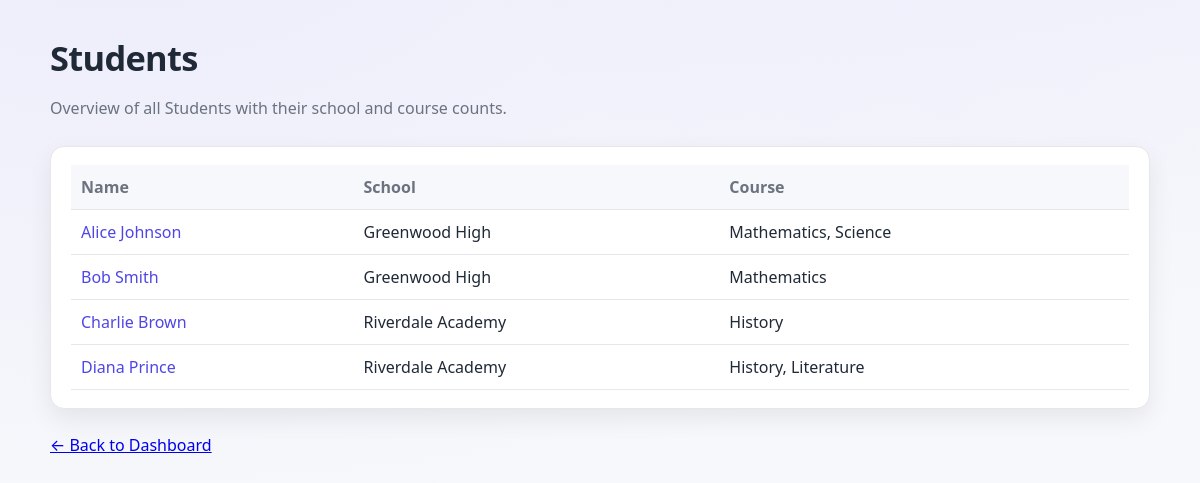
The page /students/ on the database its author committed.
### enrollment/models.py (models this page shows, shortened)
class Student(models.Model):
    student_name = models.CharField( max_length=100)
    email = models.EmailField()
    courses = models.ManyToManyField(Course, related_name="students")
    school = models.ForeignKey(
        School,
        on_delete=models.PROTECT,
        related_name='students'
        )
    slug = models.SlugField(unique=True, blank=True)

class School(models.Model):
    name = models.CharField( max_length=100)
    address = models.TextField()
    slug = models.SlugField(unique=True, blank=True)

class Course(models.Model):
    name = models.CharField(max_length=100)
    description = models.TextField(blank=True)
    school = models.ForeignKey(
        School,
        on_delete=models.PROTECT,
        related_name='courses'
        )
    slug = models.SlugField(unique=True, blank=True)

### enrollment/views.py (the view)
# urls.py: path('students/', views.students_list, name='students-list'),
def students_list(request):
    students = Student.objects.all().order_by('student_name')
    return render(request, 'enrollment/students_list.html', {'students': students})

### enrollment/templates/enrollment/students_list.html (shortened to what this page needs)
{% extends "enrollment/layout.html" %}
{% block content %}
<div class="container">
  <h1>Students</h1>
  <p class="subtitle">Overview of all Students with their school and course counts.</p>
  <div class="section">
    {% if students %}
      <table class="school-table">
        <thead>
          <tr>
            <th>Name</th>
            <th>School</th>
            <th>Course</th>
          </tr>
        </thead>
        <tbody>
          {% for student in students %}
            <tr>
              <td><a href="{% url 'student_detail' student.slug %}">{{ student.student_name }}</a></td>
              <td>{{ student.school.name }}</td>
              <td>
                {% for course in student.courses.all %}
                    {{ course.name }}{% if not forloop.last %}, {% endif %}
                {% empty %}
                 <span class="muted">No Courses</span>
                {% endfor %}
            </td>
            </tr>
          {% endfor %}
        </tbody>
      </table>
    {% else %}
      <p class="muted">No students found.</p>
    {% endif %}
  </div>
  <a class="btn" href="{% url 'dashboard' %}">← Back to Dashboard</a>
</div>
{% endblock %}

### enrollment/static/enrollment/style.css (style rules this page uses)
* { box-sizing: border-box; }
:root { --bg: #f7f8fb; --panel: #ffffff; --text: #1f2937; --muted: #6b7280; --brand: #4f46e5; --brand-2: #6366f1; --ring: rgba(79,70,229,.25); --border: #e5e7eb; --radius: 14px; --shadow: 0 10px 25px rgba(0,0,0,.07); }
html, body { height: 100%; }
body { margin: 0; font: 16px/1.5 system-ui, -apple-system, Segoe UI, Roboto, "Helvetica Neue", Arial, "Noto Sans", "Apple Color Emoji", "Segoe UI Emoji"; color: var(--text); background: radial-gradient(1200px 600px at 10% -10%, rgba(99,102,241,.08), transparent), radial-gradient(900px 500px at 110% -20%, rgba(99,102,241,.06), transparent), var(--bg); padding: 32px; }
.container { max-width: 1100px; margin: 0 auto; }
h1 { font-size: clamp(26px, 2.2vw + 8px, 36px); margin: 0 0 18px; letter-spacing: -0.02em; }
.subtitle { margin: -6px 0 26px; color: var(--muted); }
.section { background: var(--panel); border: 1px solid var(--border); border-radius: var(--radius); padding: 18px 20px; box-shadow: var(--shadow); margin-bottom: 24px; }
.school-table { width: 100%; border-collapse: collapse; }
.school-table th, .school-table td { padding: 10px; text-align: left; border-bottom: 1px solid var(--border); }
.school-table th { background: var(--bg); font-weight: 600; color: var(--muted); }
.school-table a { color: var(--brand); text-decoration: none; font-weight: 500; }

### rows shown on the page
Student: student_name "Alice Johnson", school.name "Greenwood High"
Course: name "Mathematics"
Course: name "Science"
Student: student_name "Bob Smith", school.name "Greenwood High"
Student: student_name "Charlie Brown", school.name "Riverdale Academy"
Course: name "History"
Student: student_name "Diana Prince", school.name "Riverdale Academy"
Course: name "Literature"
